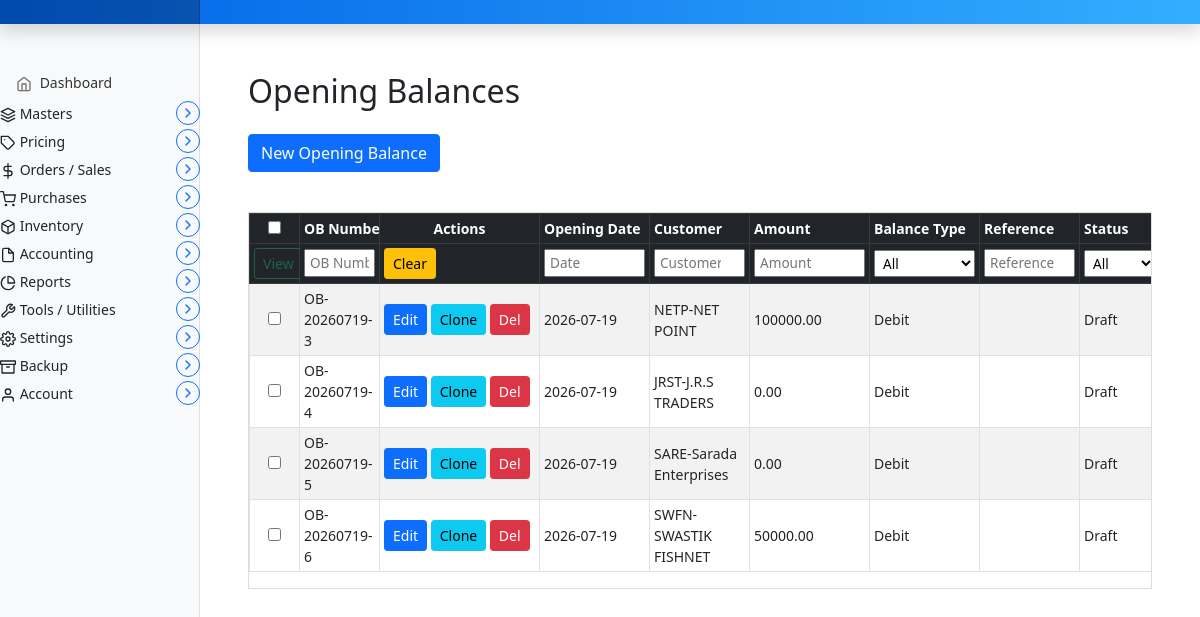
Page /invoice/opening-balances on the earlier database version.
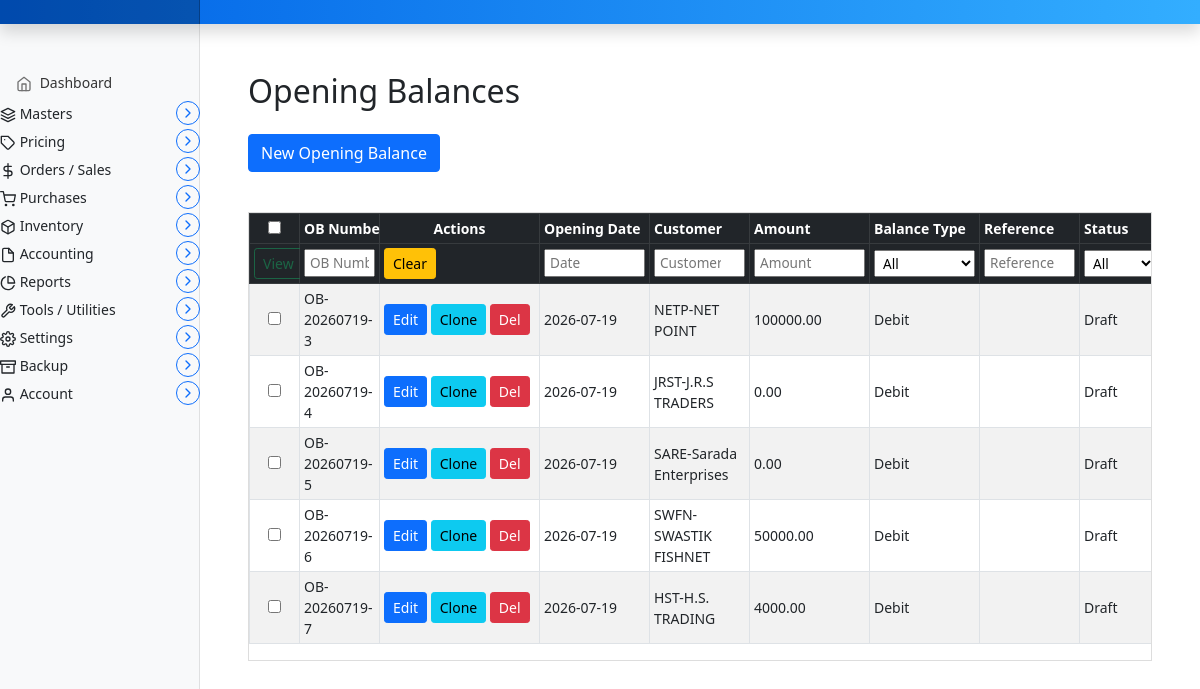
Same page on the later database version.
### marania_invoice_app/models.py (models this page shows, shortened)
class OpeningBalance(models.Model):
    STATUS_CHOICES = [
        ('Draft', 'Draft'), ('Posted', 'Posted'), ('Cancelled', 'Cancelled'),
    ]
    BALANCE_TYPE_CHOICES = [
        ('Debit', 'Debit'),
        ('Credit', 'Credit'),
    ]
    opening_balance_id = models.AutoField(primary_key=True)
    ob_number = models.CharField(max_length=50, blank=True, null=True)
    opening_date = models.DateField()
    customer = models.ForeignKey(
        Parties, to_field='code', on_delete=models.DO_NOTHING,
        related_name='opening_balances', db_constraint=False,
        null=True, blank=True)
    amount = models.DecimalField(max_digits=18, decimal_places=2, default=0)
    balance_type = models.CharField(max_length=10, choices=BALANCE_TYPE_CHOICES, default='Debit')
    reference_no = models.CharField(max_length=100, blank=True, null=True)
    remarks = models.TextField(blank=True, null=True)
    status = models.CharField(max_length=20, choices=STATUS_CHOICES, default='Draft')
    updated_at = models.DateTimeField(auto_now=True)
    class Meta:
        ordering = ['-opening_date']

class Parties(models.Model):
    code = models.CharField(max_length=50, unique=True, primary_key=True)
    name = models.CharField(max_length=255)
    gst = models.CharField(max_length=20, blank=True, null=True)
    phone = models.CharField(max_length=50, blank=True, null=True)
    email = models.EmailField(blank=True, null=True)
    address_bill_to = models.TextField(blank=True, null=True)
    address_ship_to = models.TextField(blank=True, null=True)
    is_within_state = models.BooleanField(default=True)
    roles = models.ManyToManyField('PartyRole', blank=True, db_constraint=False)
    created_at = models.DateTimeField(auto_now_add=True)   # automatically set on creation
    updated_at = models.DateTimeField(auto_now=True)       # automatically set on update
    def __str__(self):
        return f"{self.code}-{self.name}"

### marania_invoice_app/views.py (the view, shortened to what this page needs)
# urls.py: path('opening-balances', views.opening_balance_entry, name='opening_balance_entry'),
def opening_balance_entry(request):
    balances = OpeningBalance.objects.all()
    parties = Parties.objects.all()
    balances_json = []
    for b in balances:
        balances_json.append({
            'opening_balance_id': b.opening_balance_id,
            'ob_number': b.ob_number or '',
            'opening_date': str(b.opening_date) if b.opening_date else '',
            'customer': str(b.customer) if b.customer else '',
            'amount': str(b.amount) if b.amount else '',
            'balance_type': b.balance_type or 'Debit',
            'reference_no': b.reference_no or '',
            'remarks': b.remarks or '',
            'status': b.status or 'Draft',
        })
    return render(request, 'marania_invoice_app/opening_balance_entry.html', {
        'balances': balances,
        'balances_json': json.dumps(balances_json),
        'parties': parties,
    })

### templates/marania_invoice_app/opening_balance_entry.html (shortened to what the changed rows need)
{% extends 'partials/base.html' %}
{% load static %}
{% block main %}
<main class="col-md-9 ms-sm-auto col-lg-10 px-md-4">
  <div class="container my-5">
    <h2 class="mb-4">Opening Balances</h2>
    <div class="ob-list mt-4">
      {% if balances %}
        <div class="table-responsive invoice-table-wrapper">
          <table id="ob-table" class="table table-striped table-hover table-bordered table-sm align-middle">
            <colgroup>
            </colgroup>
            <thead class="table-dark">
              <tr>
                <th scope="col" style="width:40px"><input type="checkbox" id="select-all" onchange="toggleAllCheckboxes(this)"></th>
                <th scope="col">OB Number</th>
                <th scope="col" class="col-actions">Actions</th>
                <th scope="col">Opening Date</th>
                <th scope="col">Customer</th>
                <th scope="col">Amount</th>
                <th scope="col">Balance Type</th>
                <th scope="col">Reference</th>
                <th scope="col">Status</th>
              </tr>
              <tr id="ob-filter-row">
                <th>
                  <button type="button" class="btn btn-outline-success btn-sm" id="viewSelectedBtn" onclick="viewSelected()" disabled>View</button>
                </th>
                <th><input class="filter-input" placeholder="OB Number"></th>
                <th>
                  <button class="btn btn-warning btn-sm" id="clear-filters">Clear</button>
                </th>
                <th><input class="filter-input" placeholder="Date"></th>
                <th><input class="filter-input" placeholder="Customer" list="filter_customer_list"></th>
                <th><input class="filter-input" placeholder="Amount"></th>
                <th>
                  <select class="filter-select">
                    <option value="">All</option>
                  </select>
                </th>
                <th><input class="filter-input" placeholder="Reference"></th>
                <th>
                  <select class="filter-select">
                    <option value="">All</option>
                  </select>
                </th>
              </tr>
            </thead>
            <tbody>
              {% for b in balances %}
                <tr>
                  <td><input type="checkbox" class="row-checkbox" value="{{ b.opening_balance_id }}" onchange="updateViewBtn()"></td>
                  <td>{{ b.ob_number|default:b.opening_balance_id }}</td>
                  <td>
                    <a href="javascript:void(0);" onclick="loadOB('{{ b.opening_balance_id }}')" class="btn btn-sm btn-primary">
                       Edit
                    </a>
                    <a href="javascript:void(0);" onclick="cloneOB('{{ b.opening_balance_id }}')" class="btn btn-sm btn-info">
                       Clone
                    </a>
                    <form method="POST" action="{% url 'opening_balance_entry' %}" style="display:inline;" onsubmit="return confirm('Delete this opening balance?')">
                      <button type="submit" class="btn btn-sm btn-danger">
                         Del
                      </button>
                    </form>
                  </td>
                  <td>{{ b.opening_date|date:"Y-m-d" }}</td>
                  <td>{{ b.customer|default:"" }}</td>
                  <td>{{ b.amount }}</td>
                  <td>{{ b.balance_type }}</td>
                  <td>{{ b.reference_no|default:"" }}</td>
                  <td>{{ b.status }}</td>
                </tr>
              {% endfor %}
            </tbody>
          </table>
        </div>
      {% else %}
        <p class="text-muted">No opening balances found.</p>
      {% endif %}
    </div>
  </div>
</main>
{% endblock %}

Differences in the rows shown:
added OpeningBalance: ob_number "OB-20260719-7", opening_date "2026-07-19", customer "HST-H.S. TRADING", amount "4000.00", balance_type "Debit", status "Draft"
